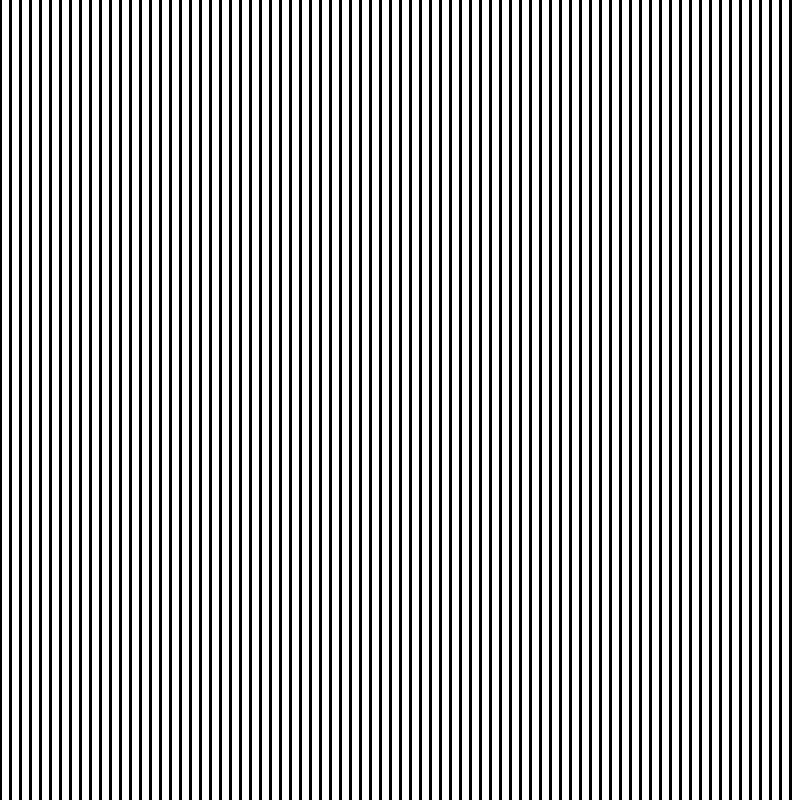
Frame 1 (no input)
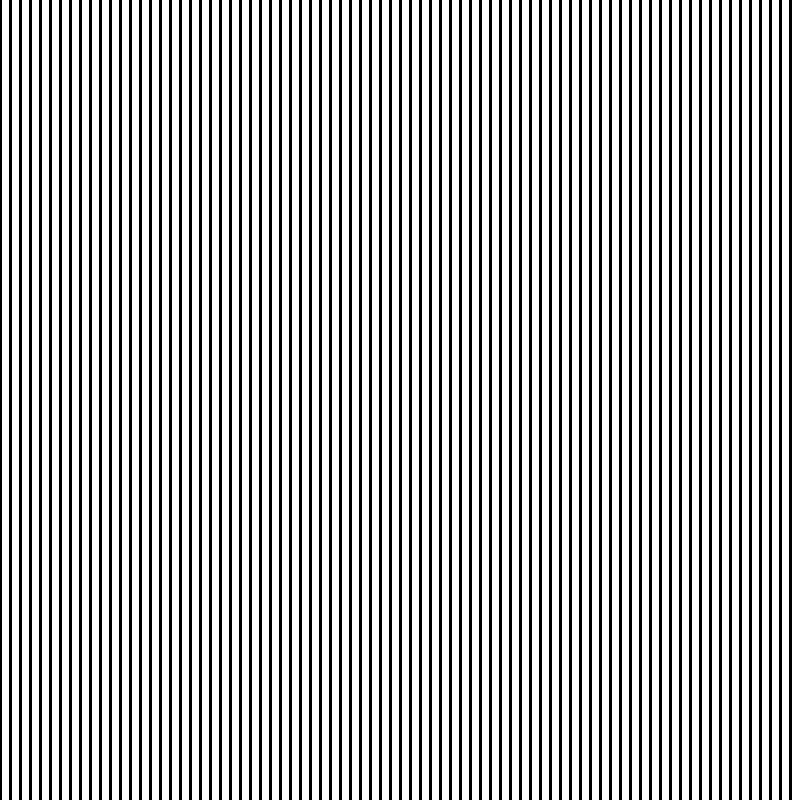
Frame 60 (the mouse pressed at the canvas centre just before this capture)
Frame 120 (the mouse held since frame 60 and released just before this capture): identical to frame 60, image omitted

The Processing sketch that drew these frames (run headless with seeded random() and noise(); from frame 60 on, the mouse is pressed at the canvas centre):

// Processing sketch: verticals
// ── verticals.pde
void setup(){
  size(800,800);
  strokeWeight(3);
  background(255);
}

void draw(){
  for(int i=0; i<width; i+=10){
    line(i, 0, i, height); 
  }
}
